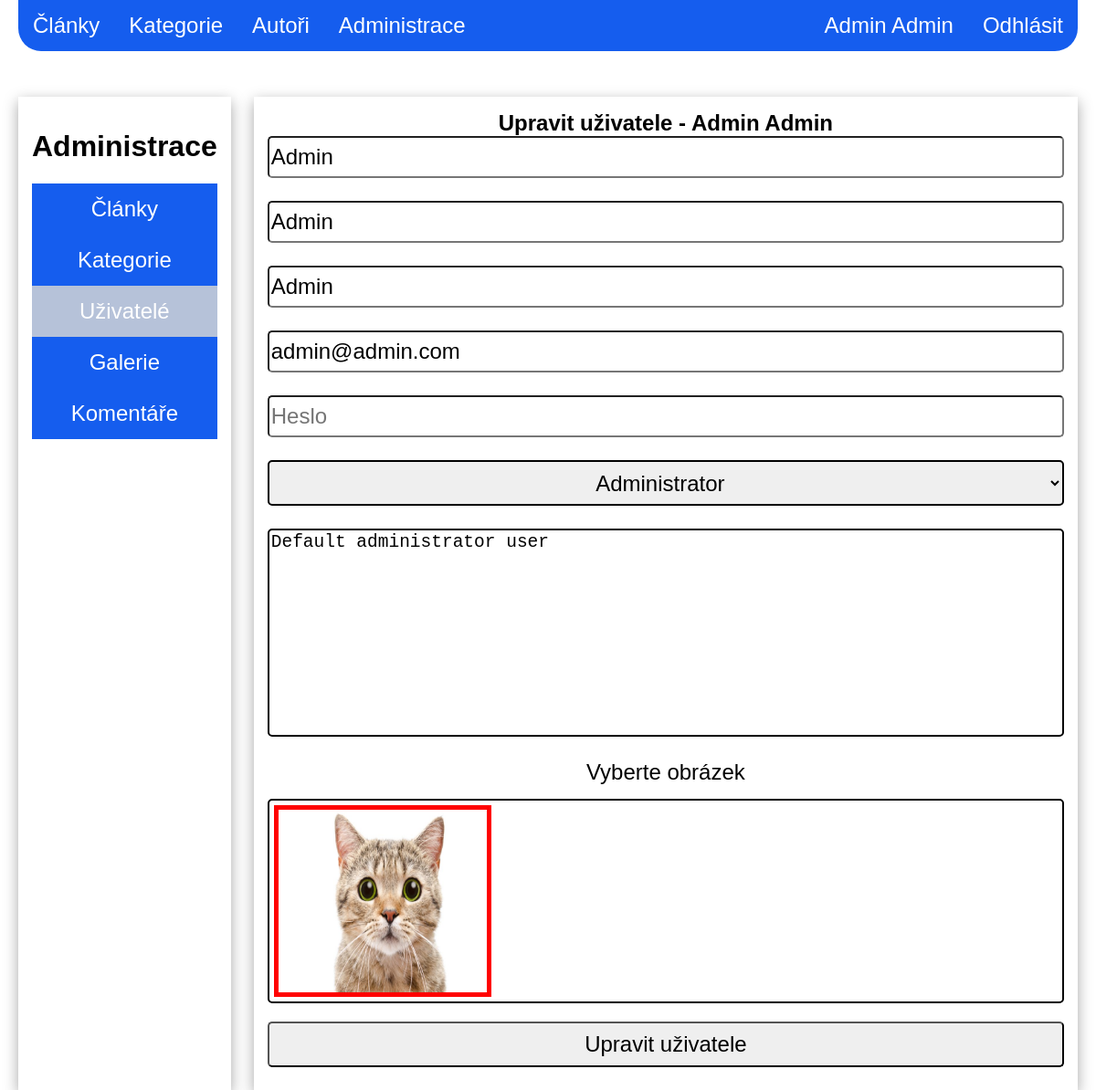
/update_user.php?id=1 (signed in), run on the app's committed database.
### tables this page shows
CREATE TABLE users(
    id INT(6) UNSIGNED AUTO_INCREMENT PRIMARY KEY,
    name VARCHAR(50) NOT NULL,
    surname VARCHAR(50) NOT NULL,
	username VARCHAR(100),
    email VARCHAR(100),
    password varchar(200),
    id_role INT(6) UNSIGNED,
    id_image INT(6) UNSIGNED,
    description VARCHAR(500),
    CONSTRAINT fk_id_role FOREIGN KEY (id_role)
    REFERENCES roles(id),
    CONSTRAINT fk_id_image FOREIGN KEY (id_image)
    REFERENCES images(id)
)
DEFAULT;

CREATE TABLE roles(
    id INT(6) UNSIGNED AUTO_INCREMENT PRIMARY KEY,
    name VARCHAR(50)
)
DEFAULT;

CREATE TABLE images(
    id INT(6) UNSIGNED AUTO_INCREMENT PRIMARY KEY,
    name varchar(50),
    description varchar(20),
    path varchar(200)
)
DEFAULT;

### Model/UserRepo.php (called while the page is built, shortened)
<?php
class UserRepo
{
    protected $db;
    public function __construct(Database $db)
    {
        $this->db = $db;
    }
    public function getAuthor($id){
        $sql = 'SELECT u.*, i.path FROM users u INNER JOIN images i on i.id = u.id_image
                where u.id = :id';
        return $this->db->selectOne($sql, ['id' => $id]);
    }
}

### Model/Database.php (called while the page is built, shortened)
<?php
class Database
{
    protected $conn;
    public function __construct()
    {
        $this->conn = new PDO(
            'mysql:host=' . self::HOST . ';dbname=' . self::DBNAME,
            self::USER,
            self::PASSWORD, [
            PDO::ATTR_ERRMODE => PDO::ERRMODE_EXCEPTION,
        ]);
        $this->conn->query('SET NAMES utf8');
    }
    public function select($sql)
    {
        $stmt = $this->execute($sql);
        return $stmt->fetchAll();
    }
    public function selectOne($sql, $params = [])
    {
        $stmt = $this->execute($sql, $params);
        return $stmt->fetch();
    }
    protected function execute($sql, $params = [])
    {
        $stmt = $this->conn->prepare($sql);
        $stmt->execute($params);
        return $stmt;
    }
}

### Model/LoginService.php (called while the page is built, shortened)
<?php
class LoginService
{
    public static function IsLogged():bool{
        if(isset($_SESSION['is_logged']) && ['is_logged'] == true){
            return true;
        }
        return  false;
    }
    public static function IsAdministrator():bool{
        if(isset($_SESSION['role']) && $_SESSION['role'] == 'Administrator'){
            return true;
        }
        return  false;
    }
}

### Model/RoleRepo.php (called while the page is built, shortened)
<?php
class RoleRepo
{
    protected $db;
    public function __construct(Database $db){
        $this->db = $db;
    }
    public function getRoles(){
        $sql = 'SELECT * FROM roles';
        return $this->db->select($sql);
    }
}

### Model/ImageRepo.php (called while the page is built, shortened)
<?php
class ImageRepo
{
    protected $db;
    public function __construct(Database $db)
    {
        $this->db = $db;
    }
    public function getImages(){
        $sql = 'SELECT * FROM images';
        return $this->db->select($sql);
    }
}

### update_user.php (the view, shortened to what this page needs)
<?php
require_once 'nav_bar.php';
require_once 'Model/LoginService.php';
require_once 'Model/Database.php';
require_once 'Model/RoleRepo.php';
require_once 'Model/UserRepo.php';
$db = new Database();
$repo = new RoleRepo($db);
$roles = $repo->getRoles();
$repo = new UserRepo($db);
$user = $repo->getAuthor($_GET['id']);
?>
<!doctype html>
<html lang="en">
<head>
    <link rel="stylesheet" href="Style/administration_action.css">
</head>
<body>
<div class="menu_form">
    <?php require_once 'administration_menu.php'?>
    <div class="main">
        <div class="form_div">
            <div class="title">
                <h2>Upravit uživatele - <?= $user['name']. ' '. $user['surname'] ?></h2>
            </div>
            <form action="" method="post" enctype="multipart/form-data">
                <input required="required" type="text" name="name" placeholder="Jméno" value="<?= $user['name'] ?>">
                <input required="required" type="text" name="surname" placeholder="Přijímení" value=<?= $user['surname'] ?>>
                <input required="required" type="text" name="username" placeholder="Uživatelské jméno" value=<?= $user['username'] ?>>
                <input required="required" type="email" name="email" placeholder="Email" value=<?= $user['email'] ?>>
                <input type="password" name="password" placeholder="Heslo">
                <?php if (LoginService::IsAdministrator()): ?>
                    <select required="required" name="id_role" id="role">
                        <?php foreach($roles as $role):?>
                            <option <?= $user['id_role'] == $role['id'] ? 'selected=selected' : '' ?> value="<?= $role['id'] ?>"><?= $role['name'] ?></option>
                        <?php endforeach; ?>
                    </select>
                <?php endif; ?>
                <textarea required="required" name="description" id="" cols="30" rows="10" placeholder="Popis uživatele"><?= $user['description']?></textarea>
                <?php require_once 'image_picker.php'?>
                <button type="submit">Upravit uživatele</button>
            </form>
        </div>
    </div>
</div>
</body>
</html>

### image_picker.php (shortened to what this page needs)
<?php
require_once 'Model/LoginService.php';
require_once 'Model/ImageRepo.php';
require_once 'Model/Database.php';
$db = new Database();
$imageRepo = new ImageRepo($db);
$images = $imageRepo->getImages();
?>
<label for="">Vyberte obrázek</label>
<div class="images">
    <?php foreach ($images as $image):?>
        <?php if((isset($category) && $category['path'] === $image['path']) || (isset($user) && $user['path'] === $image['path']) || (isset($article) && $article['path'] === $image['path'])):?>
            <label>
                <img src="<?=$image['path']?>" alt="<?=$image['name']?>">
            </label>
        <?php endif;?>
    <?php endforeach;?>
</div>

### Style/nav_bar.css (style rules this page uses)
body { font-family: sans-serif; max-width: 1000px; margin: 0 auto; padding-left: 20px; padding-right: 20px; }

### Style/administration_action.css (style rules this page uses)
body { font-family: sans-serif; max-width: 1300px; margin: 0 auto; }
.menu_form { display: flex; margin-top: 50px; gap: 25px; }
.title h2 { text-align: center; margin: 0; }
.main { width: 100%; display: flex; justify-content: center; }
.form_div { padding: 15px; width: 100%; box-shadow: rgba(0, 0, 0, 0.35) 0 5px 15px; }
form { display: flex; flex-direction: column; }
input { font-size: 150%; height: 40px; margin-bottom: 25px; border-radius: 5px; }
textarea { font-size: 150%; margin-bottom: 25px; resize: none; border-radius: 5px; border: solid 2px; }
button { border-radius: 5px; margin-bottom: 10px; height: 50px; font-size: 150%; }
select { border: solid 2px; border-radius: 5px; height: 50px; font-size: 150%; margin-bottom: 25px; text-align: center; }
label { display: block; }
label { font-size: 150%; text-align: center; margin-bottom: 15px; }
.images { height: 210px; overflow: auto; display: flex; gap: 20px; flex-wrap: wrap; margin-bottom: 20px; border: 2px black solid; padding: 5px; border-radius: 5px; }
form .images img { width: 228px; height: 200px; border: 1px solid black; }
[type=radio] + img { cursor: pointer; }
[type=radio]:checked + img { border: 5px solid red; }

### Style/administration_menu.css (style rules this page uses)
body { font-family: sans-serif; max-width: 1300px; }

### data on the page
users: name "Admin", surname "Admin", username "Admin", email "admin@admin.com", id_role "Administrator", description "Default administrator user"
images: path+name (picture)

### other printed values
$tabs[$i] "Články"
$tabs[$i] "Kategorie"
$tabs[$i] "Autoři"
$_SESSION['name'] "Admin"
$_SESSION['surname'] "Admin"
